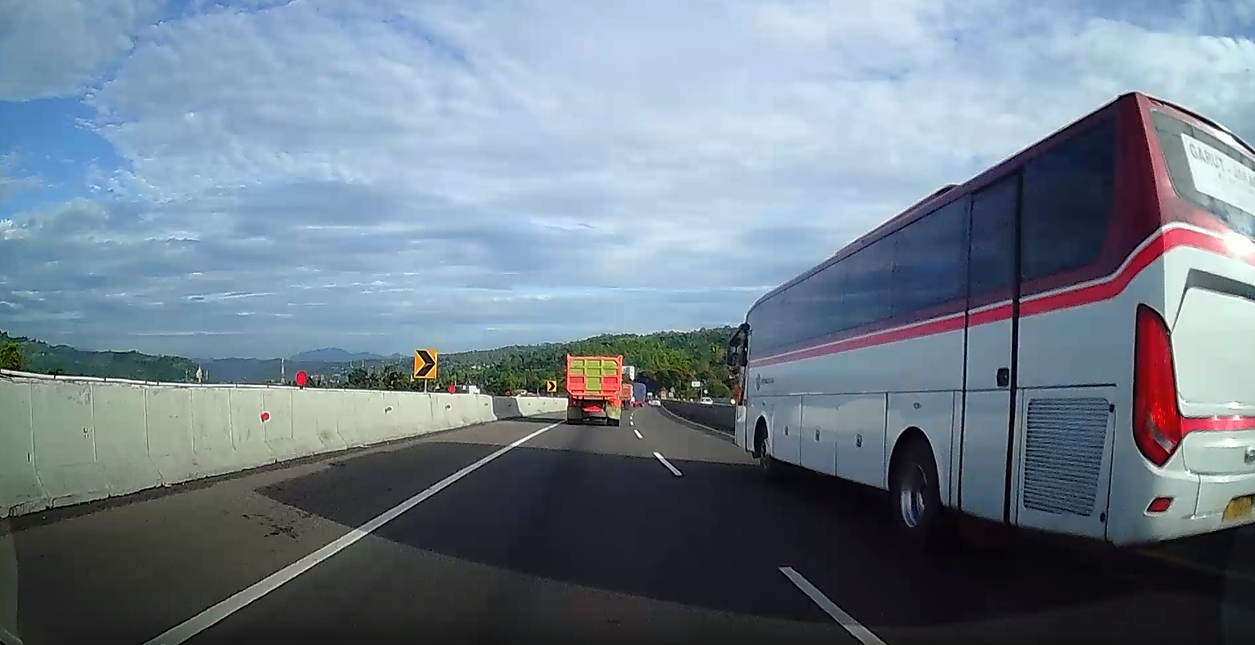
#> input picture YOLOv8-multi-task/videos/jalan_tol.png, 1255 x 645 px, found by its file name
$ jupyter execute --allow-errors test_.ipynb
#> lines starting #> are read from the running program, lines starting #| are printed output that depends on the picture
[cell 1]
import os
import random
import shutil

# Directories
od_t2017_dir = '/home/irman/Documents/YOLOv8-multi-task/dataset/detection-object/labels/train2017'
od_v2017_dir = '/home/irman/Documents/YOLOv8-multi-task/dataset/detection-object/labels/val2017'
sd_t2017_dir = '/home/irman/Documents/YOLOv8-multi-task/dataset/seg-drivable-10/labels/train2017'
sd_v2017_dir = '/home/irman/Documents/YOLOv8-multi-task/dataset/seg-drivable-10/labels/val2017'
sl_t2017_dir = '/home/irman/Documents/YOLOv8-multi-task/dataset/seg-lane-11/labels/train2017'
sl_v2017_dir = '/home/irman/Documents/YOLOv8-multi-task/dataset/seg-lane-11/labels/val2017'
img_t2017_dir = '/home/irman/Documents/YOLOv8-multi-task/dataset/images/train2017'
img_v2017_dir = '/home/irman/Documents/YOLOv8-multi-task/dataset/images/val2017'

# New directories for 20% subset
subset_img_t2017_dir = '/home/irman/Documents/YOLOv8-multi-task/dataset/images/train2017_20'
subset_img_v2017_dir = '/home/irman/Documents/YOLOv8-multi-task/dataset/images/val2017_20'

# Create new directories if they do not exist
os.makedirs(subset_img_t2017_dir, exist_ok=True)
os.makedirs(subset_img_v2017_dir, exist_ok=True)

# Get the list of filenames
#> (the rest of this cell did not finish here and is left out)

[cell 2]
import os
import random
import shutil

# Original directories
od_t2017_dir = '/home/irman/Documents/YOLOv8-multi-task/dataset/detection-object/labels/train2017_100'
od_v2017_dir = '/home/irman/Documents/YOLOv8-multi-task/dataset/detection-object/labels/val2017_100'
sd_t2017_dir = '/home/irman/Documents/YOLOv8-multi-task/dataset/seg-drivable-10/labels/train2017_100'
sd_v2017_dir = '/home/irman/Documents/YOLOv8-multi-task/dataset/seg-drivable-10/labels/val2017_100'
sl_t2017_dir = '/home/irman/Documents/YOLOv8-multi-task/dataset/seg-lane-11/labels/train2017_100'
sl_v2017_dir = '/home/irman/Documents/YOLOv8-multi-task/dataset/seg-lane-11/labels/val2017_100'
img_t2017_dir = '/home/irman/Documents/YOLOv8-multi-task/dataset/images/train2017_100'
img_v2017_dir = '/home/irman/Documents/YOLOv8-multi-task/dataset/images/val2017_100'

# New directories for 20% subset images
subset_img_t2017_dir = '/home/irman/Documents/YOLOv8-multi-task/dataset/images/train2017_'
subset_img_v2017_dir = '/home/irman/Documents/YOLOv8-multi-task/dataset/images/val2017_'

# New directories for 20% subset labels
subset_od_t2017_dir = '/home/irman/Documents/YOLOv8-multi-task/dataset/detection-object/labels/train2017_'
subset_od_v2017_dir = '/home/irman/Documents/YOLOv8-multi-task/dataset/detection-object/labels/val2017_'
subset_sd_t2017_dir = '/home/irman/Documents/YOLOv8-multi-task/dataset/seg-drivable-10/labels/train2017_'
subset_sd_v2017_dir = '/home/irman/Documents/YOLOv8-multi-task/dataset/seg-drivable-10/labels/val2017_'
subset_sl_t2017_dir = '/home/irman/Documents/YOLOv8-multi-task/dataset/seg-lane-11/labels/train2017_'
subset_sl_v2017_dir = '/home/irman/Documents/YOLOv8-multi-task/dataset/seg-lane-11/labels/val2017_'

# Create new directories if they do not exist
os.makedirs(subset_img_t2017_dir, exist_ok=True)
os.makedirs(subset_img_v2017_dir, exist_ok=True)
os.makedirs(subset_od_t2017_dir, exist_ok=True)
os.makedirs(subset_od_v2017_dir, exist_ok=True)
os.makedirs(subset_sd_t2017_dir, exist_ok=True)
os.makedirs(subset_sd_v2017_dir, exist_ok=True)
os.makedirs(subset_sl_t2017_dir, exist_ok=True)
os.makedirs(subset_sl_v2017_dir, exist_ok=True)

# Get the list of filenames
#> (the rest of this cell did not finish here and is left out)

[cell 3]
import cv2

[cell 4]
# resize to 1280 x 720
img = cv2.imread('/home/irman/Documents/YOLOv8-multi-task/videos/jalan_tol.png')
#> img is the input picture: shape (645, 1255, 3); mean B, G, R 139.7, 126.5, 112.5
img = cv2.resize(img, (1280, 720))
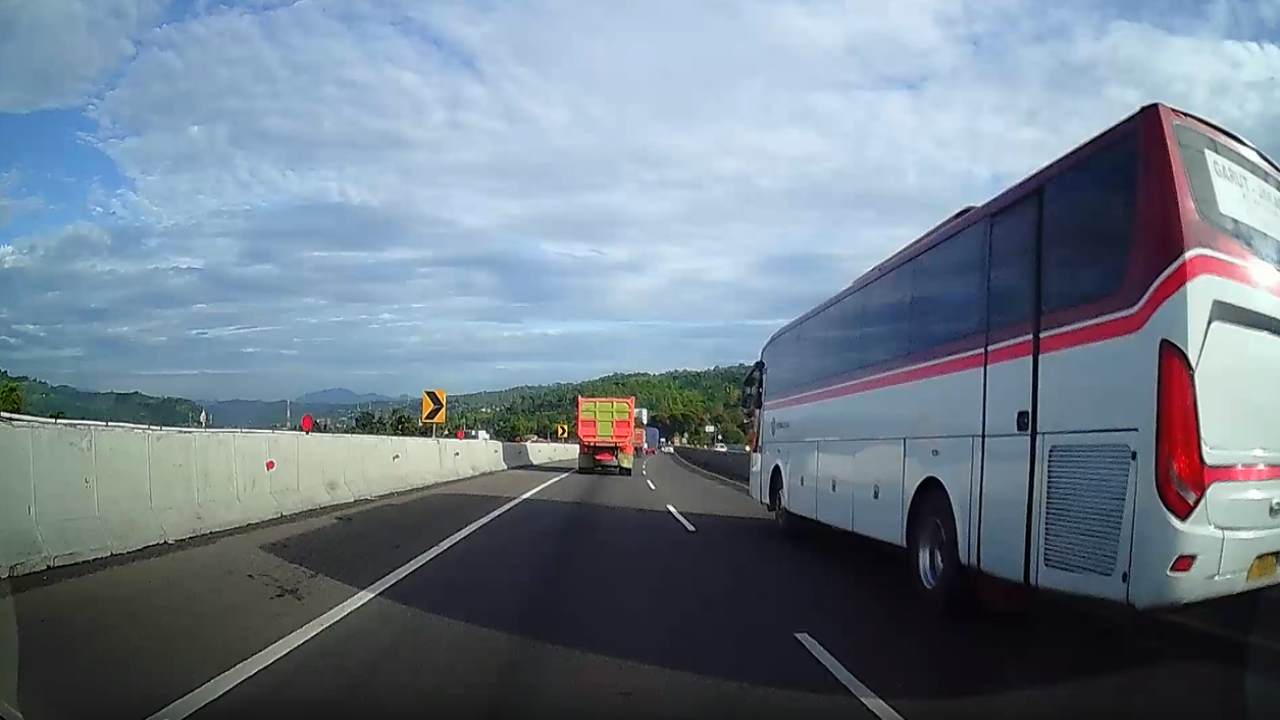
#> img: shape (720, 1280, 3); mean B, G, R 139.6, 126.4, 112.4
cv2.imwrite('/home/irman/Documents/YOLOv8-multi-task/videos/jalan_tol_new.png', img)
#> Out = True
